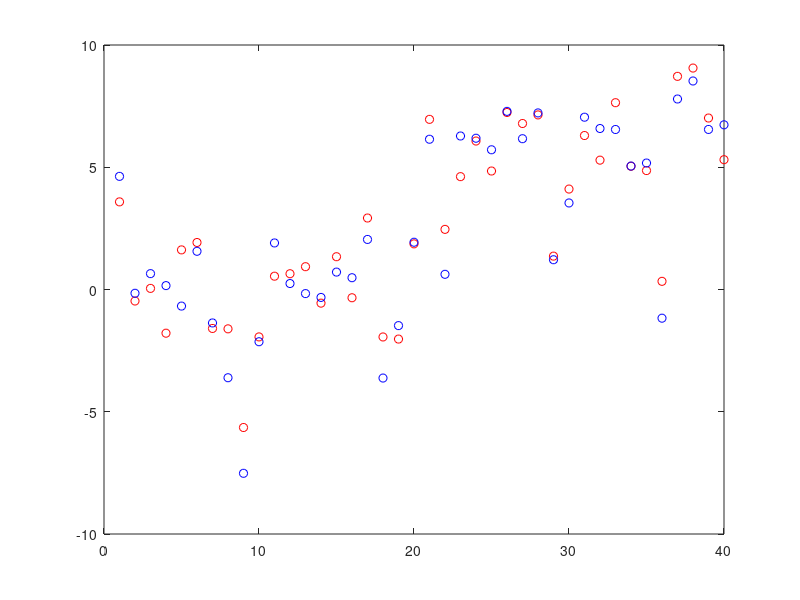

MATLAB code for this plot:
function testsim_z_score_correlation

v1s1 = 0 + 2*randn(1,20);
v2s1 = v1s1 + 1*randn(1,20);

v1s2 = 5 + 2*randn(1,20);
v2s2 = v1s2 + 1*randn(1,20);

plot([v1s1 v1s2],'ro'); hold on
plot([v2s1 v2s2],'bo'); hold on


disp('no zscore')
[r,p]=corrcoef([v1s1 v1s2],[v2s1 v2s2])

disp('zscore per session')
[r,p]=corrcoef([zscore(v1s1) zscore(v1s2)],[zscore(v2s1) zscore(v2s2)])

disp('zscore across sessions')
[r,p]=corrcoef(zscore([v1s1 v1s2]),zscore([v2s1 v2s2]))
